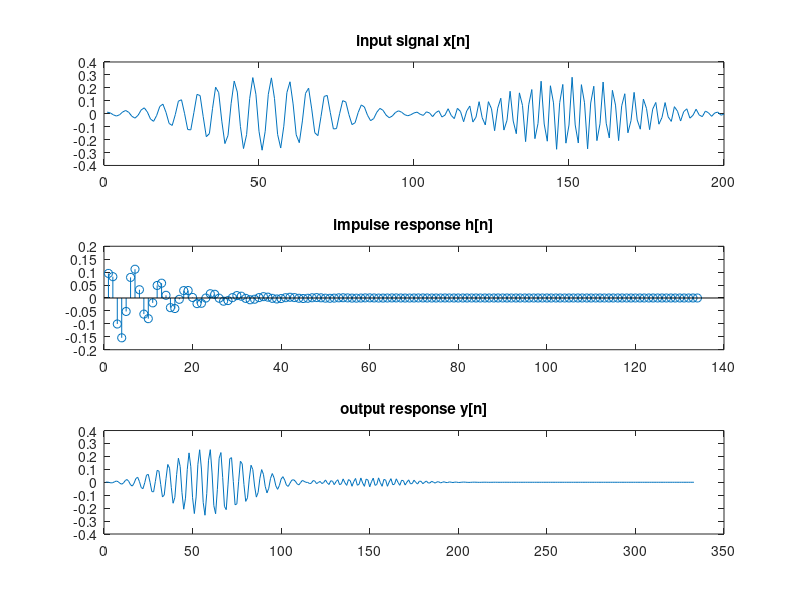

Source code (MATLAB): (Note: this script raises an error after producing the figure.)
clc;
clear;

mu=0;
sigma=[0.5 1 2];
w1=0.34*pi;
w2=0.6*pi;
n=linspace(-5,5,100);
n_=0:length(n)-1;

s=(1/sqrt(2*pi*sigma(3)))*exp((-1*(n-mu).^2)./(2*sigma(3).^2));
s1=s.*cos(w1*n_);
s2=s.*cos(w2*n_);
x=[s1 s2];

r=0.9;
phi=0.34*pi;
b=[1 0 -1];
a=[1 -2*r*cos(phi) r^2];

z=exp(1i*phi);
H=(1-z^-2)/(1-(2*r*cos(phi)*z^-1)+(r/z)^2);
b0=1/abs(H);
h=impz(b0.*b,a);

y=conv(x,h);

subplot(3,1,1)
plot(x)
title('input signal x[n]')
subplot(3,1,2)
stem(h)
title('impulse response h[n]')
subplot(3,1,3)
plot(y)
title('output response y[n]')
sgtitle('analysis in time domain')

figure;

subplot(3,1,1)
plot(linspace(-1,1,length(x)),abs(fftshift(fft(x))))
title('input signal Xf')
subplot(3,1,2)
plot(linspace(-1,1,length(h)),abs(fftshift(fft(h))))
title('impulse response H')
subplot(3,1,3)
plot(linspace(-1,1,length(y)),abs(fftshift(fft(y))))
title('output response Yf')
sgtitle('analysis in frequency domain')